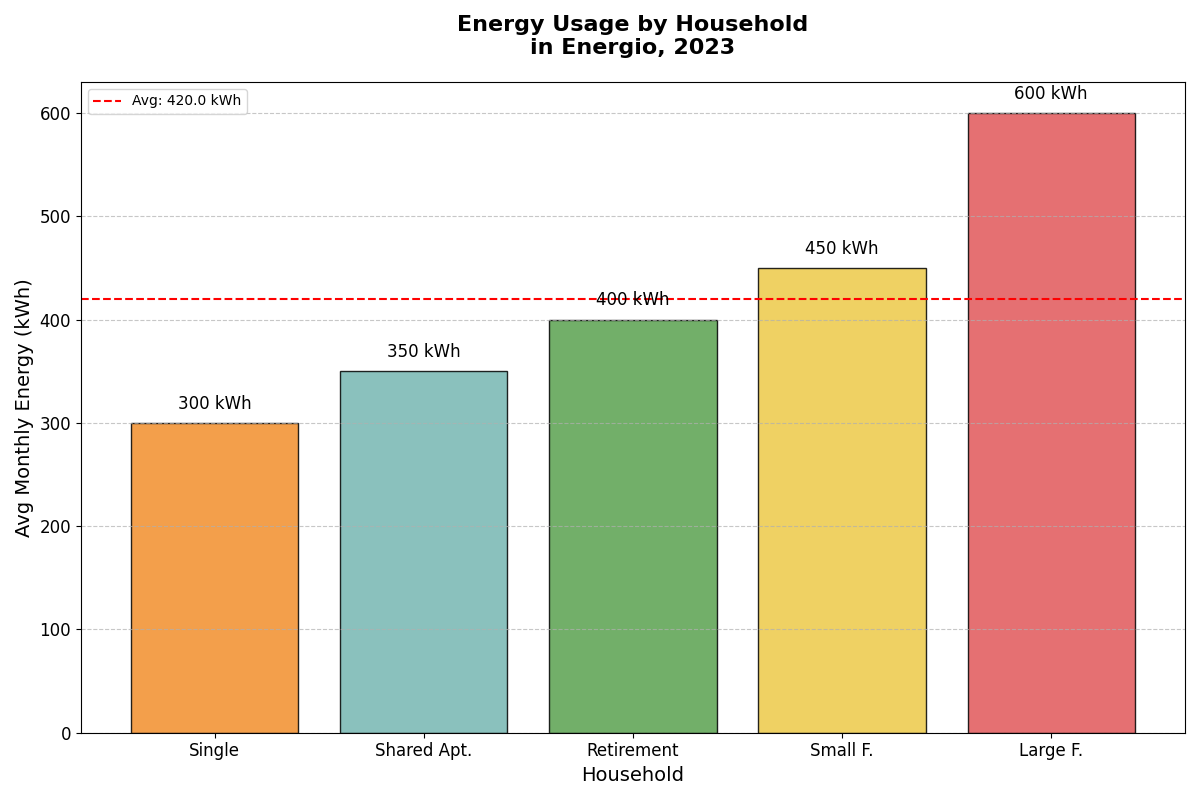

Source code (Python):
import matplotlib.pyplot as plt
import numpy as np

household_types = [
    "Single", "Small F.", "Large F.", "Shared Apt.", "Retirement"
]
energy_consumption = [
    300, 450, 600, 350, 400
]

sorted_indices = np.argsort(energy_consumption)
household_types_sorted = [household_types[i] for i in sorted_indices]
energy_consumption_sorted = [energy_consumption[i] for i in sorted_indices]

fig, ax = plt.subplots(figsize=(12, 8))

bars = ax.bar(household_types_sorted, energy_consumption_sorted, color=['#f28e2b', '#76b7b2', '#59a14f', '#edc948', '#e15759'], edgecolor='black', alpha=0.85)

for bar in bars:
    yval = bar.get_height()
    ax.text(bar.get_x() + bar.get_width()/2, yval + 10, f'{yval} kWh', ha='center', va='bottom', fontsize=12)

city_average = np.mean(energy_consumption_sorted)
ax.axhline(city_average, color='red', linestyle='--', linewidth=1.5, label=f'Avg: {city_average:.1f} kWh')

ax.set_title('Energy Usage by Household\nin Energio, 2023', fontsize=16, weight='bold', pad=20)
ax.set_xlabel('Household', fontsize=14)
ax.set_ylabel('Avg Monthly Energy (kWh)', fontsize=14)
ax.legend()

ax.yaxis.grid(True, linestyle='--', alpha=0.7)
ax.tick_params(axis='x', labelsize=12)
ax.tick_params(axis='y', labelsize=12)

plt.tight_layout()

plt.show()
